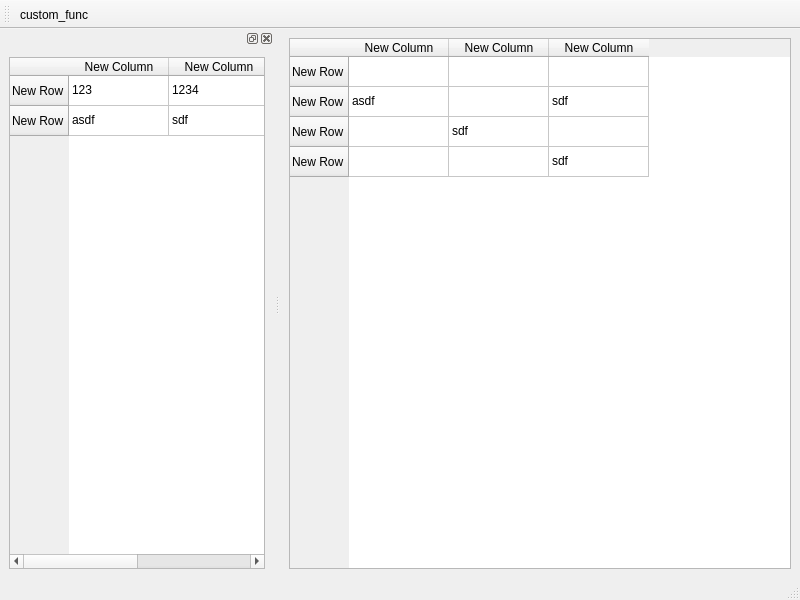
<?xml version="1.0" encoding="UTF-8"?>
<ui version="4.0">
 <class>ComponentMainWindow</class>
 <widget class="QMainWindow" name="ComponentMainWindow">
  <property name="geometry">
   <rect>
    <x>0</x>
    <y>0</y>
    <width>800</width>
    <height>600</height>
   </rect>
  </property>
  <property name="windowTitle">
   <string>MainWindow</string>
  </property>
  <widget class="QWidget" name="centralwidget">
   <layout class="QGridLayout" name="gridLayout">
    <item row="0" column="0">
     <widget class="QTableWidget" name="tableWidget">
      <row>
       <property name="text">
        <string>New Row</string>
       </property>
      </row>
      <row>
       <property name="text">
        <string>New Row</string>
       </property>
      </row>
      <row>
       <property name="text">
        <string>New Row</string>
       </property>
      </row>
      <row>
       <property name="text">
        <string>New Row</string>
       </property>
      </row>
      <column>
       <property name="text">
        <string>New Column</string>
       </property>
      </column>
      <column>
       <property name="text">
        <string>New Column</string>
       </property>
      </column>
      <column>
       <property name="text">
        <string>New Column</string>
       </property>
      </column>
      <item row="1" column="0">
       <property name="text">
        <string>asdf</string>
       </property>
      </item>
      <item row="1" column="2">
       <property name="text">
        <string>sdf</string>
       </property>
      </item>
      <item row="2" column="1">
       <property name="text">
        <string>sdf</string>
       </property>
      </item>
      <item row="3" column="2">
       <property name="text">
        <string>sdf</string>
       </property>
      </item>
     </widget>
    </item>
   </layout>
  </widget>
  <widget class="QMenuBar" name="menubar">
   <property name="geometry">
    <rect>
     <x>0</x>
     <y>0</y>
     <width>800</width>
     <height>21</height>
    </rect>
   </property>
  </widget>
  <widget class="QStatusBar" name="statusbar"/>
  <widget class="QToolBar" name="toolBar">
   <property name="windowTitle">
    <string>toolBar</string>
   </property>
   <attribute name="toolBarArea">
    <enum>TopToolBarArea</enum>
   </attribute>
   <attribute name="toolBarBreak">
    <bool>false</bool>
   </attribute>
   <addaction name="actionCustom_func"/>
  </widget>
  <widget class="QDockWidget" name="dockWidget">
   <attribute name="dockWidgetArea">
    <number>1</number>
   </attribute>
   <widget class="QWidget" name="dockWidgetContents">
    <layout class="QGridLayout" name="gridLayout_2">
     <item row="0" column="0">
      <widget class="QTableWidget" name="tableWidget_2">
       <row>
        <property name="text">
         <string>New Row</string>
        </property>
       </row>
       <row>
        <property name="text">
         <string>New Row</string>
        </property>
       </row>
       <column>
        <property name="text">
         <string>New Column</string>
        </property>
       </column>
       <column>
        <property name="text">
         <string>New Column</string>
        </property>
       </column>
       <item row="0" column="0">
        <property name="text">
         <string>123</string>
        </property>
       </item>
       <item row="0" column="1">
        <property name="text">
         <string>1234</string>
        </property>
       </item>
       <item row="1" column="0">
        <property name="text">
         <string>asdf</string>
        </property>
       </item>
       <item row="1" column="1">
        <property name="text">
         <string>sdf</string>
        </property>
       </item>
      </widget>
     </item>
    </layout>
   </widget>
  </widget>
  <action name="actionCustom_func">
   <property name="text">
    <string>custom_func</string>
   </property>
  </action>
 </widget>
 <resources/>
 <connections/>
</ui>
